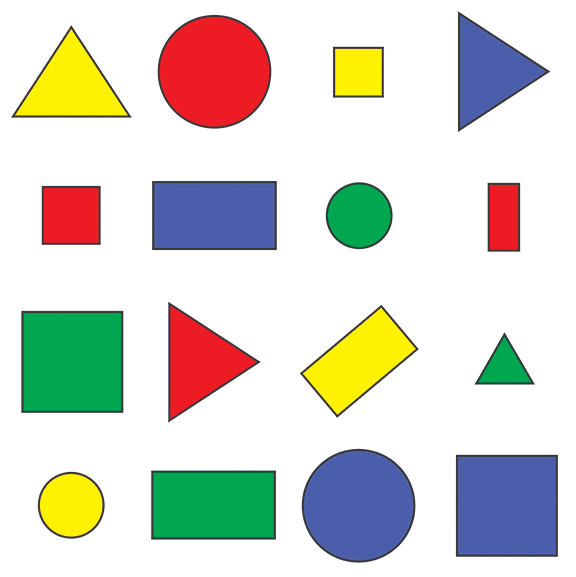
#> input picture resources/shapes.png, 576 x 577 px
$ python 'murtaza'"'"'s-intro.py'
#> lines starting #> are read from the running program, lines starting #| are printed output that depends on the picture; after the words box and inside, x2 and y2 are one past the last pixel; in counts of white or black regions, pixels touching at a corner belong together
import cv2
import numpy as np

print("Package imported ")


# [39 lines left out: functions webcam_detection, face_detection, not called in this run]


def getContours(img, imgContour):
    contours, hierarchy = cv2.findContours(img, cv2.RETR_EXTERNAL, cv2.CHAIN_APPROX_NONE)
    for cnt in contours:
        area = cv2.contourArea(cnt)
        if area > 500:
            cv2.drawContours(imgContour, cnt, -1, (255, 0, 0), 3)
            peri = cv2. arcLength(cnt, True)
            approx = cv2.approxPolyDP(cnt, 0.02*peri, True)
            objCor = len(approx)

            # Now we create a bounding box around our detected object
            x, y, w, h = cv2.boundingRect(approx)
            cv2.rectangle(imgContour, (x, y), (x+w, y+h), (0,255,0), 2)

            if objCor == 3:
                objectType = "Tri"
            elif objCor == 4:
                aspRatio = w/h
                if w/h > 0.95 and w/h < 1.05:
                    objectType = "Square"
                else:
                    objectType = "Rec"
            elif objCor > 4:
                objectType = "Circle"
            else:
                objectType = " "
            cv2.putText(imgContour, objectType, (x+(w//2)-10, y+(h//2)-10), cv2.FONT_HERSHEY_COMPLEX, 0.5, (0, 100, 20), 2)


def detect_shape():
    img = cv2.imread("resources/shapes.png")
#> img is the input picture: shape (577, 576, 3); mean B, G, R 205.1, 214.3, 214.2
    imgContour = img.copy()

    imgGray = cv2.cvtColor(img, cv2.COLOR_BGR2GRAY)
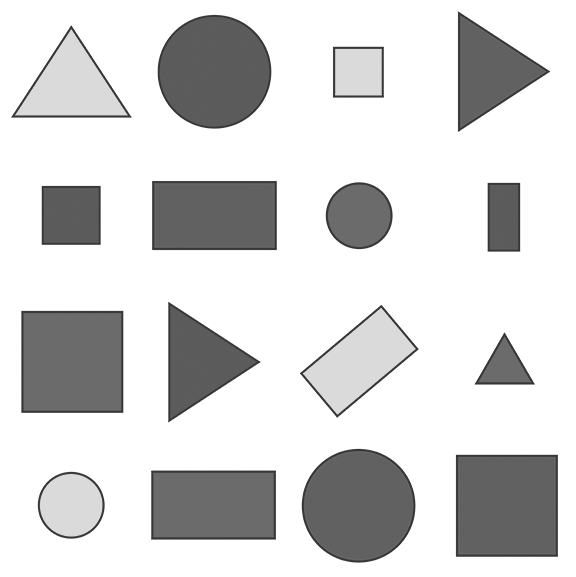
#> imgGray: shape (577, 576); min 54, max 255, mean 213.2
    imgBlur = cv2.GaussianBlur(imgGray, (7,7), 1)
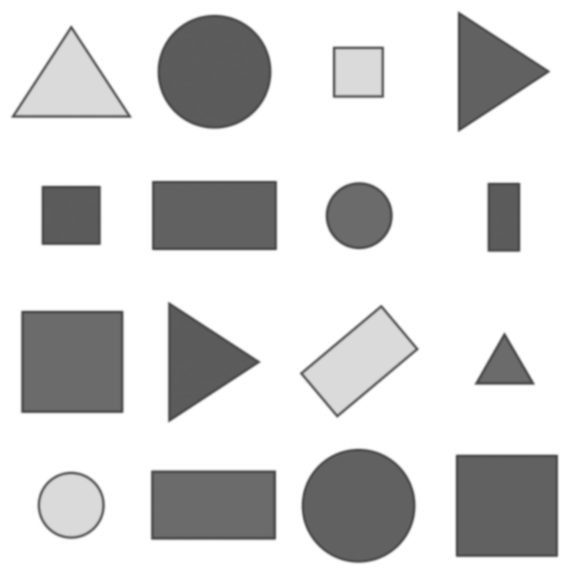
#> imgBlur: shape (577, 576); min 72, max 255, mean 213.2
    imgCanny = cv2.Canny(imgBlur, 50, 50)
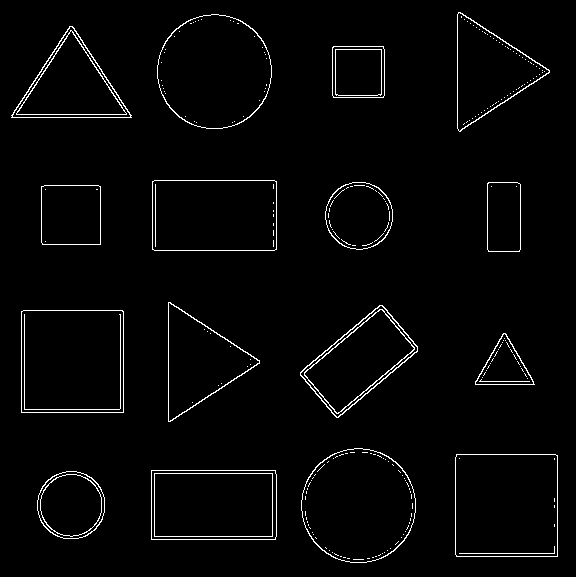
#> imgCanny: shape (577, 576); 2.4% white in thin lines or dots
    getContours(imgCanny, imgContour)
#> in getContours, `contours, hierarchy = cv2.findContours(img, cv2.RETR_EXTERNAL, cv2.CHA..`: contours = 16 contours; largest, box (x1, y1, x2, y2) and area: (21, 310, 124, 413) 10402, (455, 454, 558, 557) 10398, (301, 448, 416, 563) 10236, (157, 14, 272, 129) 10234, (152, 180, 277, 251) 8674
#> the loop in getContours, `for cnt in contours:` made 16 passes
#> (area, peri, approx, objCor, x, y, w, h) on passes 2, 3, 6, 7, 9, 10, 12: (8619, 386.8, [[151, 470], [151, 539], [275, 539], [275, 470]], 4, 151, 470, 125, 70), (10398.5, 406.2, [[456, 454], [456, 556], [557, 556], [557, 455]], 4, 456, 454, 102, 103), (10402, 406.8, [[21, 311], [21, 412], [123, 412], [122, 310]], 4, 21, 310, 103, 103), (6389, 338.5, [[382, 305], [300, 372], [336, 417], [417, 351]], 4, 300, 305, 118, 113), (3475.5, 234.2, [[41, 186], [42, 244], [100, 244], [100, 186]], 4, 41, 186, 60, 59), (2270.5, 201.1, [[488, 182], [487, 249], [519, 251], [520, 184]], 4, 487, 182, 34, 70), (8674, 385.7, [[152, 181], [152, 249], [276, 249], [276, 181]], 4, 152, 181, 125, 69)
#> (area, peri, approx, objCor, x, y, w, h) on passes 5, 8, 14, 16: (1612.5, 186.6, [[503, 333], [475, 384], [534, 384]], 3, 475, 333, 60, 52), (5629, 352, [[168, 302], [170, 421], [259, 360]], 3, 168, 302, 92, 120), (5690.5, 355.1, [[11, 115], [131, 117], [72, 26]], 3, 11, 26, 121, 92), (5712, 351.7, [[458, 12], [460, 131], [549, 70]], 3, 458, 12, 92, 120)
#> after the loop in getContours, `for cnt in contours:`:
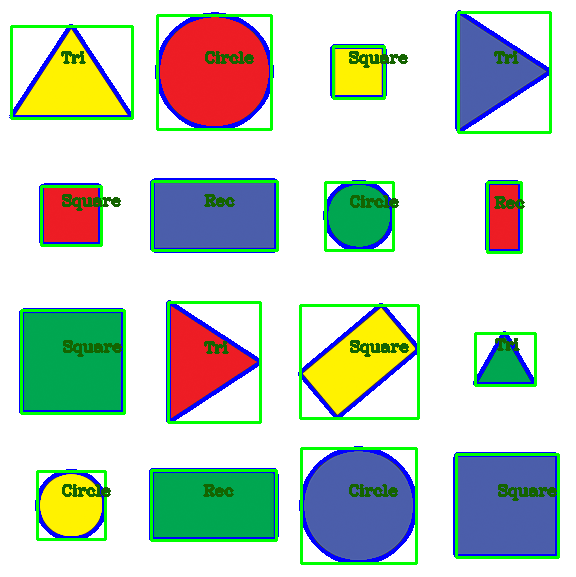
#> imgContour: shape (577, 576, 3); 10.64% of pixels changed, all inside (x1, y1, x2, y2) = (9, 10, 560, 565)

    imgBlank = np.zeros_like(img)
    imgStack = stackImages(0.6, ([img, imgBlur, imgCanny], [imgContour, imgBlank, imgBlank]))
    cv2.imshow("Output", imgStack)
    cv2.waitKey(0)


def empty(a):
    pass


# [39 lines left out: functions detect_color, stack_images, not called in this run]


def stackImages(scale,imgArray):
#> called with scale = 0.6
    rows = len(imgArray)
    cols = len(imgArray[0])
    rowsAvailable = isinstance(imgArray[0], list)
    width = imgArray[0][0].shape[1]
    height = imgArray[0][0].shape[0]
    if rowsAvailable:
        for x in range ( 0, rows):
            for y in range(0, cols):
                if imgArray[x][y].shape[:2] == imgArray[0][0].shape [:2]:
                    imgArray[x][y] = cv2.resize(imgArray[x][y], (0, 0), None, scale, scale)
                else:
                    imgArray[x][y] = cv2.resize(imgArray[x][y], (imgArray[0][0].shape[1], imgArray[0][0].shape[0]), None, scale, scale)
                if len(imgArray[x][y].shape) == 2: imgArray[x][y]= cv2.cvtColor( imgArray[x][y], cv2.COLOR_GRAY2BGR)
        imageBlank = np.zeros((height, width, 3), np.uint8)
        hor = [imageBlank]*rows
        hor_con = [imageBlank]*rows
        for x in range(0, rows):
            hor[x] = np.hstack(imgArray[x])
#> after the loop, hor = 2 items
        ver = np.vstack(hor)
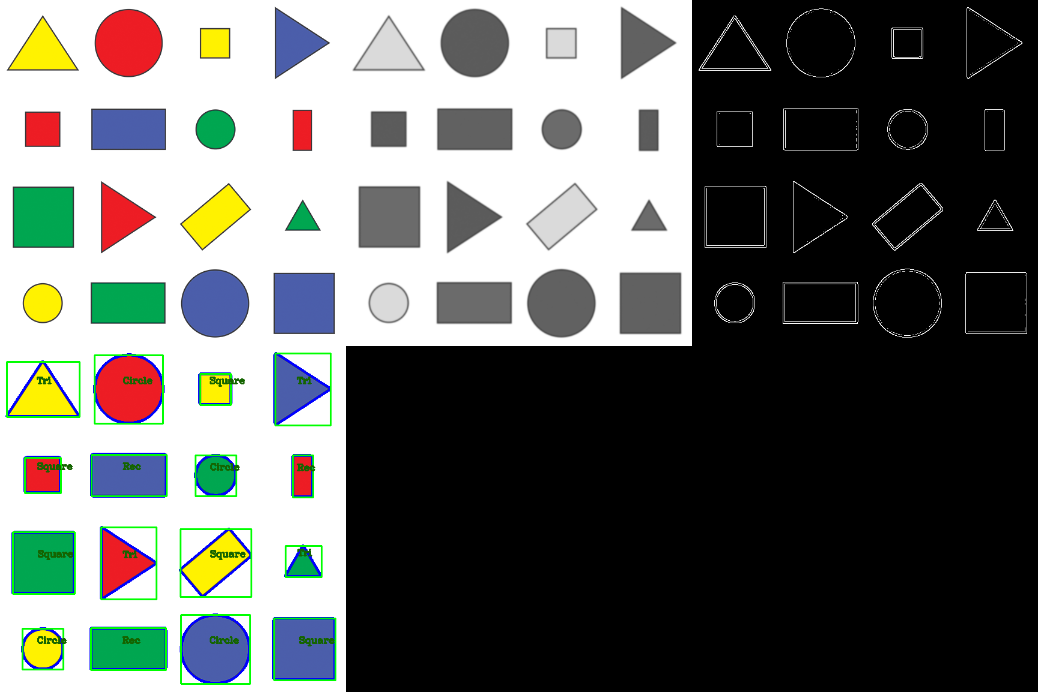
#> ver: shape (692, 1038, 3); mean of channels 0, 1, 2 103.5, 107.2, 104.8; drawn as B, G, R
    else:
        for x in range(0, rows):
            if imgArray[x].shape[:2] == imgArray[0].shape[:2]:
                imgArray[x] = cv2.resize(imgArray[x], (0, 0), None, scale, scale)
            else:
                imgArray[x] = cv2.resize(imgArray[x], (imgArray[0].shape[1], imgArray[0].shape[0]), None,scale, scale)
            if len(imgArray[x].shape) == 2: imgArray[x] = cv2.cvtColor(imgArray[x], cv2.COLOR_GRAY2BGR)
        hor= np.hstack(imgArray)
        ver = hor
    return ver


# [129 lines left out: functions join_images, warp_perspective, draw_shapes, resize_img, img_to_blurred, img_to_grayscale and 3 more, not called in this run]


detect_shape()
